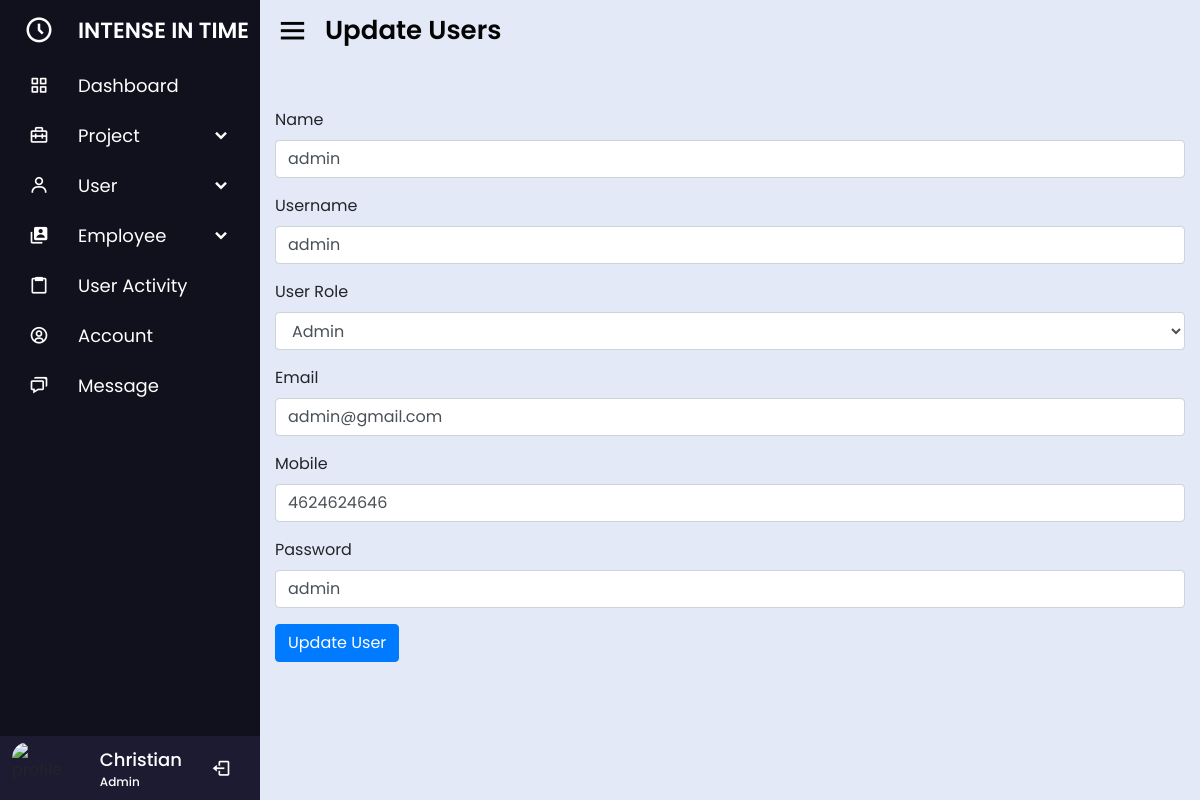
Page /functions/userFunction/update.php?updateid=1 on the committed database.
### tables this page shows
CREATE TABLE `users` (
  `userId` int(25) NOT NULL,
  `username` varchar(50) NOT NULL,
  `password` varchar(50) NOT NULL,
  `roleId` int(25) NOT NULL,
  `name` varchar(50) NOT NULL,
  `email` varchar(25) NOT NULL,
  `mobile` varchar(25) NOT NULL,
  `status` varchar(50) NOT NULL
);

### functions/userFunction/update.php (the view, shortened to what this page needs)
<?php
    include 'connect.php';
    $id = $_GET['updateid'];
    $sql = "SELECT * FROM users WHERE userId = ?";
    $stmt = mysqli_prepare($con, $sql);
    mysqli_stmt_bind_param($stmt, "i", $id);
    mysqli_stmt_execute($stmt);
    $result = mysqli_stmt_get_result($stmt);
    if ($row = mysqli_fetch_assoc($result)) {
        $name = $row['name'];
        $username = $row['username'];
        $userRole = $row['roleId'];
        $email = $row['email'];
        $mobile = $row['mobile'];
        $password = $row['password'];
    }
?>
    <?php
            $basePath = $_SERVER['DOCUMENT_ROOT'];
            include $basePath . "/COMPANY/SideBar/adminSidebar.php";
    ?>
    <section class="home-section">
    <div class="home-content">
    <i class='bx bx-menu'></i>
    <span class="text">Update Users</span>
    </div>
    <div class="main-content">
    <div class="container my-5">
        <form method="post">
            <div class="form-group">
                <label>Name</label>
                <input type="text" class="form-control" placeholder="Enter Name" name="name" value="<?php echo $name; ?>" autocomplete="off">
            </div>
            <div class="form-group">
                <label>Username</label>
                <input type="text" class="form-control" placeholder="Enter Username" name="username" value="<?php echo $username; ?>" autocomplete="off">
            </div>
            <div class="form-group">
                <label>User Role</label>
                <select class="form-control" name="roleId">
                    <option value="1" <?php echo ($userRole == 1) ? 'selected' : ''; ?>>Admin</option>
                </select>
            </div>
            <div class="form-group">
                <label>Email</label>
                <input type="text" class="form-control" placeholder="Enter Email" name="email" value="<?php echo $email; ?>" autocomplete="off">
            </div>
            <div class="form-group">
                <label>Mobile</label>
                <input type="text" class="form-control" placeholder="Enter Mobile" name="mobile" value="<?php echo $mobile; ?>" autocomplete="off">
            </div>
            <div class="form-group">
                <label>Password</label>
                <input type="text" class="form-control" placeholder="Enter Password" name="password" value="<?php echo $password; ?>" autocomplete="off">
            </div>
            <button type="submit" class="btn btn-primary" name="submit">Update User</button>
        </form>
    </div>
   </div>
    </section>
</body>
</html>

### css/sidebar.css (style rules this page uses)
* { margin: 0; padding: 0; box-sizing: border-box; font-family: 'Open Sans', sans-serif; }
.home-section { position: relative; background: #E4E9F7; overflow: auto; height: 100vh; left: 260px; width: calc(100% - 260px); transition: all 0.5s ease; }
.home-section .home-content { height: 60px; display: flex; align-items: center; }
.home-section .home-content .bx-menu, .home-section .home-content .text { color: #040404; font-size: 35px; }
.home-section .home-content .bx-menu { margin: 0 15px; cursor: pointer; }
.home-section .home-content .text { font-size: 26px; font-weight: 600; }

### css/user.css (style rules this page uses)
* { margin: 0; padding: 0; }
.btn-primary { background-color: green; border: green; }

### css/projectinfos.css (style rules this page uses)
* { margin: 0; padding: 0; font-family: 'Poppins', sans-serif; }

### css/projectchat.css (style rules this page uses)
::placeholder { color: #fff; }

### rows in the picture
users: name "admin", username "admin", roleId "Admin", email "admin@gmail.com", mobile "4624624646", password "admin"
